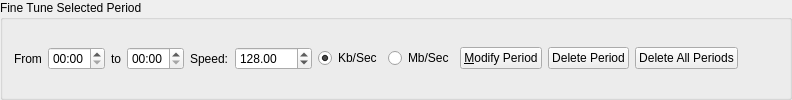
    <widget class="QGroupBox" name="groupBox_3">
     <property name="title">
      <string>Fine Tune Selected Period</string>
     </property>
     <layout class="QVBoxLayout" name="verticalLayout_6">
      <item>
       <layout class="QHBoxLayout" name="horizontalLayout_3">
        <item>
         <widget class="QLabel" name="fromLabel">
          <property name="text">
           <string>From</string>
          </property>
          <property name="margin">
           <number>0</number>
          </property>
          <property name="indent">
           <number>-1</number>
          </property>
         </widget>
        </item>
        <item>
         <widget class="QTimeEdit" name="startTimeEdit">
          <property name="displayFormat">
           <string>mm:ss</string>
          </property>
         </widget>
        </item>
        <item>
         <widget class="QLabel" name="toLabel">
          <property name="text">
           <string>to</string>
          </property>
          <property name="margin">
           <number>0</number>
          </property>
         </widget>
        </item>
        <item>
         <widget class="QTimeEdit" name="endTimeEdit">
          <property name="displayFormat">
           <string>mm:ss</string>
          </property>
         </widget>
        </item>
        <item>
         <widget class="QLabel" name="label_6">
          <property name="text">
           <string>Speed:</string>
          </property>
         </widget>
        </item>
        <item>
         <widget class="QDoubleSpinBox" name="speedSpinBox">
          <property name="maximum">
           <double>99999.990000000005239</double>
          </property>
          <property name="singleStep">
           <double>10.000000000000000</double>
          </property>
          <property name="value">
           <double>128.000000000000000</double>
          </property>
         </widget>
        </item>
        <item>
         <widget class="QRadioButton" name="kbButton">
          <property name="text">
           <string>Kb/Sec</string>
          </property>
          <property name="checked">
           <bool>true</bool>
          </property>
         </widget>
        </item>
        <item>
         <widget class="QRadioButton" name="mbButton">
          <property name="text">
           <string>Mb/Sec</string>
          </property>
         </widget>
        </item>
        <item>
         <widget class="QPushButton" name="modifyPeriodButton">
          <property name="toolTip">
           <string>Modify the selected period</string>
          </property>
          <property name="text">
           <string>&amp;Modify Period</string>
          </property>
          <property name="iconSize">
           <size>
            <width>16</width>
            <height>16</height>
           </size>
          </property>
         </widget>
        </item>
        <item>
         <widget class="QPushButton" name="deletePeriodButton">
          <property name="toolTip">
           <string>&lt;html&gt;&lt;head/&gt;&lt;body&gt;&lt;p&gt;Delete the selected period&lt;/p&gt;&lt;/body&gt;&lt;/html&gt;</string>
          </property>
          <property name="text">
           <string>Delete Period</string>
          </property>
          <property name="iconSize">
           <size>
            <width>16</width>
            <height>16</height>
           </size>
          </property>
         </widget>
        </item>
        <item>
         <widget class="QPushButton" name="deleteAllPeriodsButton">
          <property name="text">
           <string>Delete All Periods</string>
          </property>
          <property name="iconSize">
           <size>
            <width>16</width>
            <height>16</height>
           </size>
          </property>
         </widget>
        </item>
        <item>
         <spacer name="horizontalSpacer_3">
          <property name="orientation">
           <enum>Qt::Horizontal</enum>
          </property>
          <property name="sizeHint" stdset="0">
           <size>
            <width>40</width>
            <height>20</height>
           </size>
          </property>
         </spacer>
        </item>
       </layout>
      </item>
     </layout>
    </widget>
